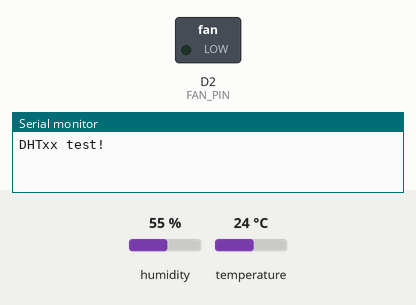
Bench run of a sketch on a simulated ESP8266 (NodeMCU). Parts: switched loads named in the sketch (green lamp = pin HIGH), the last lines printed to the serial monitor. Inputs (shaded band) come from the test bench; at power-on: temperature 24 °C, humidity 55 %. WiFi joins after 1.5 s; servers stay silent unless stated.

Above: at 3.0 s.
3.1 s: temperature set to 30 °C
At 5.2 s:
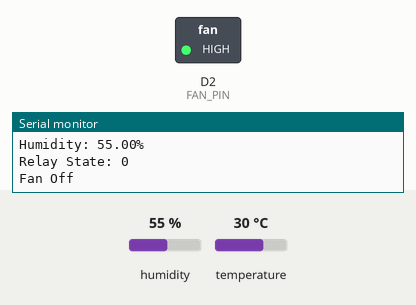
5.8 s: temperature set to 33 °C
Timing chart, 0 to 8.8 s (numbered marks = the images above; inputs shaded):
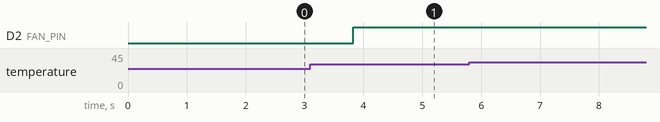

The sketch:

exhauster_control.ino
```cpp
#define BLYNK_TEMPLATE_ID "TMPL3lPdSgRaM"
#define BLYNK_TEMPLATE_NAME "exhauster"
#define BLYNK_AUTH_TOKEN "GRQWgR10hEqytf5K4HzdQEEBhTm6soFJ"
#define BLYNK_PRINT Serial
#include <ESP8266WiFi.h>
#include <BlynkSimpleEsp8266.h>
#include <DHT.h>
#define DHTPIN D5 // Digital pin connected to the DHT sensor
// Uncomment whatever type you're using!
#define DHTTYPE DHT11 // DHT 11
//#define DHTTYPE DHT22 // DHT 22 (AM2302), AM2321
//#define DHTTYPE DHT21 // DHT 21 (AM2301)
#define FAN_PIN D2 // FAN RELAY
char auth[] = BLYNK_AUTH_TOKEN;
char ssid[] = "Itel vision 2S";
char pass[] = "31012004vnr";
float humDHT = 0;
float tempDHT = 0;
// Initialize DHT sensor.
DHT dht(DHTPIN, DHTTYPE);
void setup() {
Serial.begin(115200);
pinMode(FAN_PIN, OUTPUT);
digitalWrite(FAN_PIN, LOW);
Serial.println(F("DHTxx test!"));
dht.begin();
Blynk.begin( auth, ssid , pass );
}
void loop() {
Blynk.run();
// Wait a few seconds between measurements.
delay(2000);
// Reading temperature or humidity takes about 250 milliseconds!
// Sensor readings may also be up to 2 seconds 'old' (its a very slow sensor)
humDHT = dht.readHumidity();
// Read temperature as Celsius (the default)
tempDHT = dht.readTemperature();
// Check if any reads failed and exit early (to try again).
if (isnan(humDHT) || isnan(tempDHT)) {
Serial.println("Failed to read from DHT sensor!");
return;
}
Serial.print(F("Temperature: "));
Serial.print(tempDHT);
Serial.print(F("°C "));
Serial.println();
Serial.print(F("Humidity: "));
Serial.print(humDHT);
Serial.println(F("%"));
// Debugging information for relay state
Serial.print("Relay State: ");
Serial.println(digitalRead(FAN_PIN));
// Compare Threshold value from Blynk and DHT Temperature value.
if (tempDHT > 31) {
 Serial.println("Fan On");
 } else {
 digitalWrite(D2, HIGH);
 Serial.println("Fan Off");
 }
 // Virtual write to Blynk
 Blynk.virtualWrite(V1, tempDHT);
 Blynk.virtualWrite(V2, humDHT);
}
```
